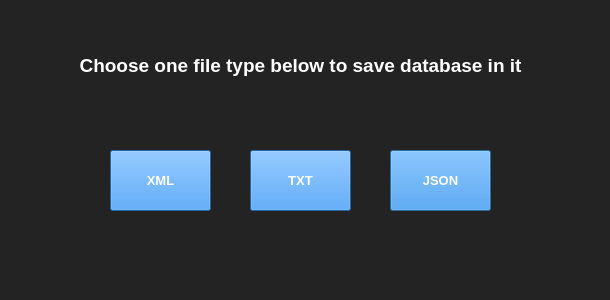
<?xml version="1.0" encoding="UTF-8"?>
<ui version="4.0">
 <class>Dialog</class>
 <widget class="QDialog" name="Dialog">
  <property name="geometry">
   <rect>
    <x>0</x>
    <y>0</y>
    <width>610</width>
    <height>300</height>
   </rect>
  </property>
  <property name="windowTitle">
   <string>Dialog</string>
  </property>
  <property name="styleSheet">
   <string notr="true">background-color:#232323</string>
  </property>
  <widget class="QPushButton" name="pushButton_json">
   <property name="geometry">
    <rect>
     <x>390</x>
     <y>150</y>
     <width>101</width>
     <height>61</height>
    </rect>
   </property>
   <property name="font">
    <font>
     <family>MS Shell Dlg 2</family>
     <pointsize>10</pointsize>
     <weight>75</weight>
     <bold>true</bold>
    </font>
   </property>
   <property name="cursor">
    <cursorShape>PointingHandCursor</cursorShape>
   </property>
   <property name="styleSheet">
    <string notr="true">background-color:#318CE7; color:white</string>
   </property>
   <property name="text">
    <string>JSON</string>
   </property>
  </widget>
  <widget class="QLabel" name="label_6">
   <property name="geometry">
    <rect>
     <x>10</x>
     <y>30</y>
     <width>581</width>
     <height>71</height>
    </rect>
   </property>
   <property name="font">
    <font>
     <family>MS Shell Dlg 2</family>
     <pointsize>14</pointsize>
     <weight>75</weight>
     <italic>false</italic>
     <bold>true</bold>
     <underline>false</underline>
     <strikeout>false</strikeout>
     <kerning>true</kerning>
    </font>
   </property>
   <property name="styleSheet">
    <string notr="true">color:white;</string>
   </property>
   <property name="text">
    <string>Choose one file type below to save database in it</string>
   </property>
   <property name="alignment">
    <set>Qt::AlignCenter</set>
   </property>
   <property name="wordWrap">
    <bool>true</bool>
   </property>
  </widget>
  <widget class="QPushButton" name="pushButton_txt">
   <property name="geometry">
    <rect>
     <x>250</x>
     <y>150</y>
     <width>101</width>
     <height>61</height>
    </rect>
   </property>
   <property name="font">
    <font>
     <family>MS Shell Dlg 2</family>
     <pointsize>10</pointsize>
     <weight>75</weight>
     <bold>true</bold>
    </font>
   </property>
   <property name="cursor">
    <cursorShape>PointingHandCursor</cursorShape>
   </property>
   <property name="styleSheet">
    <string notr="true">background-color:#318CE7; color:white</string>
   </property>
   <property name="text">
    <string>TXT</string>
   </property>
  </widget>
  <widget class="QPushButton" name="pushButton_xml">
   <property name="geometry">
    <rect>
     <x>110</x>
     <y>150</y>
     <width>101</width>
     <height>61</height>
    </rect>
   </property>
   <property name="font">
    <font>
     <family>MS Shell Dlg 2</family>
     <pointsize>10</pointsize>
     <weight>75</weight>
     <bold>true</bold>
    </font>
   </property>
   <property name="cursor">
    <cursorShape>PointingHandCursor</cursorShape>
   </property>
   <property name="styleSheet">
    <string notr="true">background-color:#318CE7; color:white</string>
   </property>
   <property name="text">
    <string>XML</string>
   </property>
  </widget>
  <widget class="QLabel" name="label_error">
   <property name="geometry">
    <rect>
     <x>10</x>
     <y>260</y>
     <width>591</width>
     <height>21</height>
    </rect>
   </property>
   <property name="font">
    <font>
     <family>MS Shell Dlg 2</family>
     <pointsize>10</pointsize>
     <weight>75</weight>
     <italic>false</italic>
     <bold>true</bold>
     <underline>false</underline>
     <strikeout>false</strikeout>
     <kerning>true</kerning>
    </font>
   </property>
   <property name="styleSheet">
    <string notr="true">color:#EB4C42;</string>
   </property>
   <property name="text">
    <string/>
   </property>
   <property name="alignment">
    <set>Qt::AlignLeading|Qt::AlignLeft|Qt::AlignVCenter</set>
   </property>
  </widget>
 </widget>
 <resources/>
 <connections/>
</ui>
